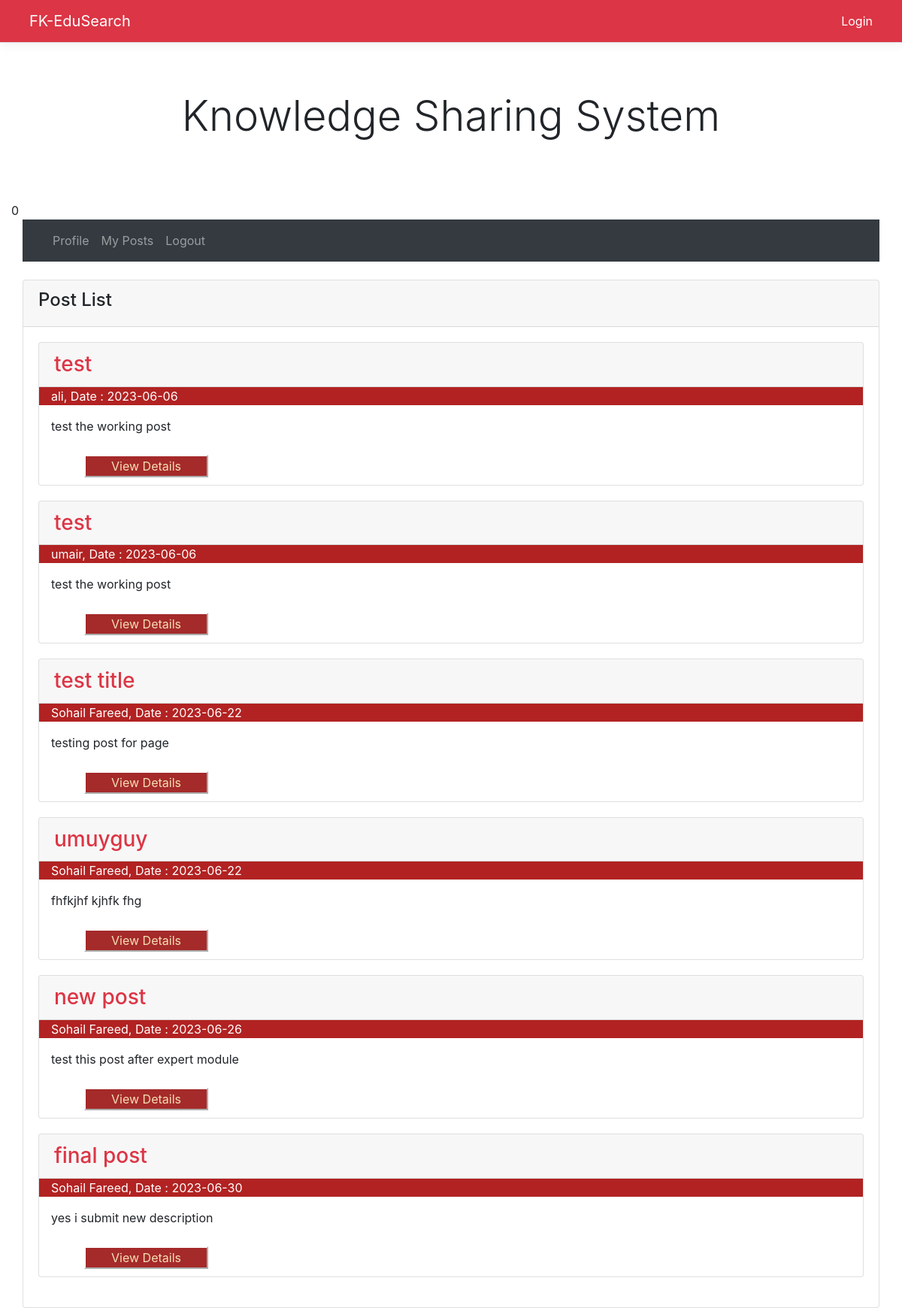
The page /thrty.php on the database its author committed.
### tables this page shows
CREATE TABLE `post_table` (
  `post_id` int(11) NOT NULL,
  `post_title` varchar(255) NOT NULL,
  `post_description` varchar(255) NOT NULL,
  `post_date` date NOT NULL,
  `post_time` varchar(255) NOT NULL,
  `post_status` varchar(255) NOT NULL,
  `user_name` varchar(255) NOT NULL,
  `user_id` int(11) NOT NULL,
  `expert_id` int(11) NOT NULL,
  `expert_feedback` varchar(255) NOT NULL,
  `accept_date` date DEFAULT NULL,
  `user_feedback` varchar(255) NOT NULL,
  `rating` int(11) NOT NULL
);

### class/Appointment.php (called while the page is built, shortened)
<?php
class Appointment
{
	public $connect;
	public $query;
	public $statement;
	public function __construct()
	{
		$this->connect = new PDO("mysql:host=localhost;dbname=kss", "root", "");
	}
	function execute($data = null)
	{
		$this->statement = $this->connect->prepare($this->query);
		if($data)
		{
			$this->statement->execute($data);
		}
		else
		{
			$this->statement->execute();
		}
	}
	function row_count()
	{
		return $this->statement->rowCount();
	}
	function get_result()
	{
		return $this->connect->query($this->query, PDO::FETCH_ASSOC);
	}
	function get_total_thrty_day($id)
	{
		$this->query = "
		SELECT * FROM  post_table
		WHERE expert_id='$id' AND expert_feedback='' AND accept_date <= DATE(NOW()) - INTERVAL 30 DAY
		";
		$this->execute();
		return $this->row_count();
	}
}
?>

### thrty.php (the view, shortened to what this page needs)
<?php
include('class/Appointment.php');
$object = new Appointment;
include('header.php');
$user_type=$_SESSION['user_type'];
echo $user_id=$_SESSION['user_id'];
echo $a=$object->get_total_thrty_day($user_id);
if($user_type=="expert"){
	$user_id=0;
$object->query = "
		SELECT * FROM post_table where expert_id='$user_id' ";
}
else{
$object->query = "
		SELECT * FROM post_table ";
}
		$object->execute();
		$result = $object->get_result();
?>
<div class="container-fluid">
	<?php
	include('navbar.php');
	?>
	<br />
	<div class="card">
		<div class="card-header"><h4>Post List <?php echo $_SESSION['user_type'];?></h4></div>
			<div class="card-body">
				<div class="table-responsive">
		      		<?php foreach($result as $row)
		{?>
 <div class="card" style="margin-bottom: 20px;">
      <h3 class="card-header text-danger"><?php echo $row["post_title"]; ?></h3>
      <p style="background: firebrick;
    color: white;
    padding-left: 16px;"><?php echo $row["user_name"]; ?>, Date : <?php echo $row["post_date"]; ?></p>
      <p style=" padding-left: 16px;"><?php echo $row["post_description"]; ?></p>
	  <a href="postview.php?id=<?php echo $row["post_id"]; ?>" style="display:block"><button style="
    background: brown;
    margin: 10px 60px;
    width: 165px;
    color: wheat;
    border-color: white;
">View Details </button></a>
    </div>
		<?php }?>
			    </div>
			</div>
		</div>
	</div>
</div>
<?php
include('footer.php');
?>

### rows shown on the page
post_table: post_title "test", user_name "ali", post_date "2023-06-06", post_description "test the working post"
post_table: post_title "test", user_name "umair", post_date "2023-06-06", post_description "test the working post"
post_table: post_title "test title", user_name "Sohail Fareed", post_date "2023-06-22", post_description "testing post for page"
post_table: post_title "umuyguy", user_name "Sohail Fareed", post_date "2023-06-22", post_description "fhfkjhf kjhfk fhg"
post_table: post_title "new post", user_name "Sohail Fareed", post_date "2023-06-26", post_description "test this post after expert module"
post_table: post_title "final post", user_name "Sohail Fareed", post_date "2023-06-30", post_description "yes i submit new description"

### other values the page prints
$a=$object->get_total_thrty_day($user_id) "0"
